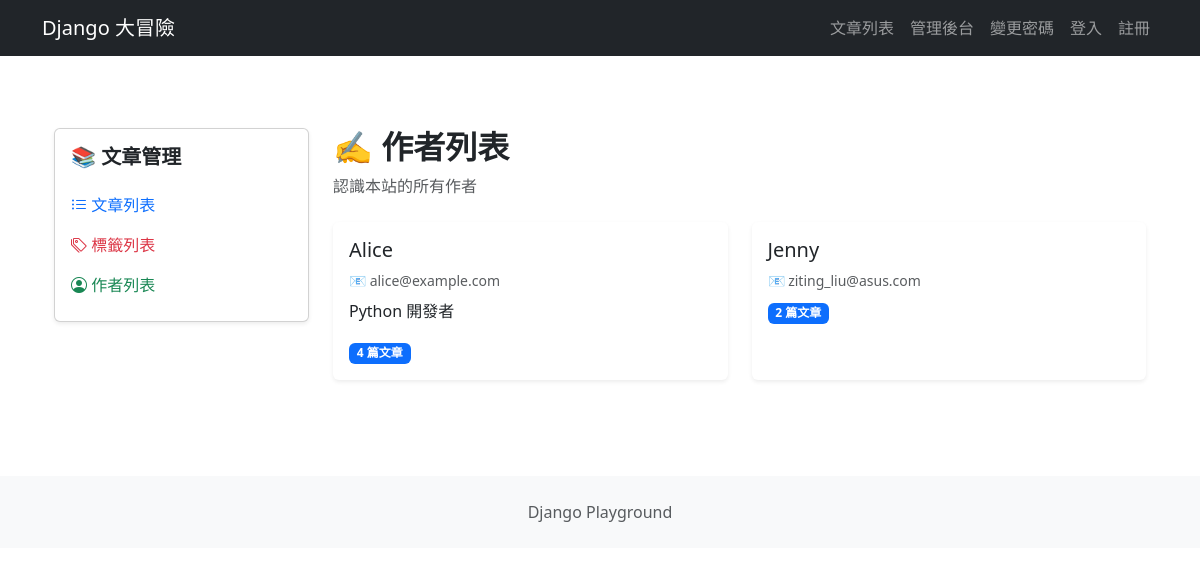
The page /blog/authors/ on the database its author committed.
### apps/blog/models.py (models this page shows, shortened)
class Author(models.Model):
    name = models.CharField(max_length=100)
    email = models.EmailField(unique=True)
    bio = models.TextField(blank=True)
    created_at = models.DateTimeField(auto_now_add=True)

### apps/blog/views.py (the view)
# urls.py: path("authors/", views.author_list, name="author_list"),
def author_list(request):
    authors = Author.objects.all()
    return render(request, "blog/author_list.html", {"authors": authors})

### apps/blog/templates/blog/author_list.html (shortened to what this page needs)
{% extends "blog/base.html" %}
{% block blog_content %}
    <div class="mb-4">
        <h2 class="fw-bold mb-2">
            ✍️ 作者列表
        </h2>
        <p class="text-muted">
            認識本站的所有作者
        </p>
    </div>
    <div class="row g-4">
        {% for author in authors %}
            <div class="col-md-6">
                <div class="card h-100 shadow-sm border-0">
                    <div class="card-body">
                        <h5 class="card-title mb-2">
                            {{ author.name }}
                        </h5>
                        <p class="card-text text-muted small mb-2">
                            📧 {{ author.email }}
                        </p>
                        {% if author.bio %}
                            <p class="card-text">
                                {{ author.bio }}
                            </p>
                        {% endif %}
                        <p class="card-text">
                            <span class="badge bg-primary">{{ author.articles.count }} 篇文章</span>
                        </p>
                    </div>
                </div>
            </div>
        {% endfor %}
    </div>
{% endblock blog_content %}

### rows shown on the page
Author: name "Alice", email "alice@example.com", bio "Python 開發者", articles.count "4"
Author: name "Jenny", email "ziting_liu@asus.com", articles.count "2"
